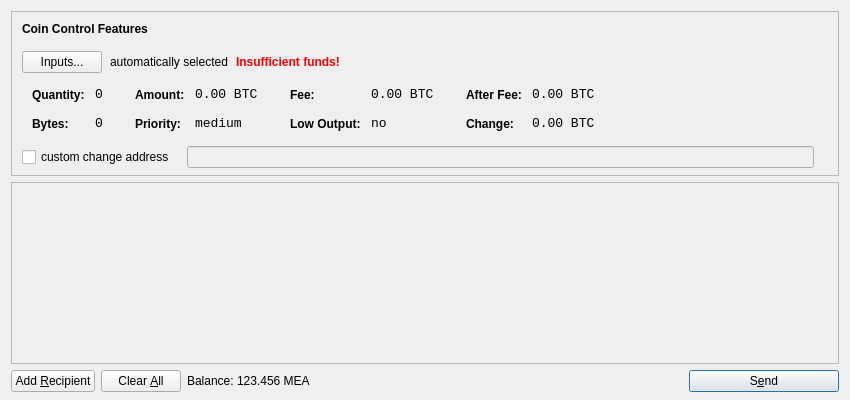
<?xml version="1.0" encoding="UTF-8"?>
<ui version="4.0">
 <class>SendCoinsDialog</class>
 <widget class="QDialog" name="SendCoinsDialog">
  <property name="geometry">
   <rect>
    <x>0</x>
    <y>0</y>
    <width>850</width>
    <height>400</height>
   </rect>
  </property>
  <property name="windowTitle">
   <string>Send Coins</string>
  </property>
  <layout class="QVBoxLayout" name="verticalLayout" stretch="0,1,0">
   <property name="bottomMargin">
    <number>8</number>
   </property>
   <item>
    <widget class="QFrame" name="frameCoinControl">
     <property name="sizePolicy">
      <sizepolicy hsizetype="Expanding" vsizetype="Expanding">
       <horstretch>0</horstretch>
       <verstretch>0</verstretch>
      </sizepolicy>
     </property>
     <property name="maximumSize">
      <size>
       <width>16777215</width>
       <height>16777215</height>
      </size>
     </property>
     <property name="frameShape">
      <enum>QFrame::StyledPanel</enum>
     </property>
     <property name="frameShadow">
      <enum>QFrame::Sunken</enum>
     </property>
     <layout class="QVBoxLayout" name="verticalLayoutCoinControl2">
      <property name="spacing">
       <number>-1</number>
      </property>
      <property name="leftMargin">
       <number>0</number>
      </property>
      <property name="topMargin">
       <number>0</number>
      </property>
      <property name="rightMargin">
       <number>0</number>
      </property>
      <property name="bottomMargin">
       <number>6</number>
      </property>
      <item>
       <layout class="QVBoxLayout" name="verticalLayoutCoinControl" stretch="0,0,0,0,1">
        <property name="spacing">
         <number>0</number>
        </property>
        <property name="leftMargin">
         <number>10</number>
        </property>
        <property name="topMargin">
         <number>10</number>
        </property>
        <item>
         <layout class="QHBoxLayout" name="horizontalLayoutCoinControl1">
          <property name="bottomMargin">
           <number>15</number>
          </property>
          <item>
           <widget class="QLabel" name="labelCoinControlFeatures">
            <property name="sizePolicy">
             <sizepolicy hsizetype="Preferred" vsizetype="Maximum">
              <horstretch>0</horstretch>
              <verstretch>0</verstretch>
             </sizepolicy>
            </property>
            <property name="font">
             <font>
              <weight>75</weight>
              <bold>true</bold>
             </font>
            </property>
            <property name="styleSheet">
             <string notr="true">font-weight:bold;</string>
            </property>
            <property name="text">
             <string>Coin Control Features</string>
            </property>
           </widget>
          </item>
         </layout>
        </item>
        <item>
         <layout class="QHBoxLayout" name="horizontalLayoutCoinControl2" stretch="0,0,0,0">
          <property name="spacing">
           <number>8</number>
          </property>
          <property name="bottomMargin">
           <number>10</number>
          </property>
          <item>
           <widget class="QPushButton" name="pushButtonCoinControl">
            <property name="styleSheet">
             <string notr="true"/>
            </property>
            <property name="text">
             <string>Inputs...</string>
            </property>
           </widget>
          </item>
          <item>
           <widget class="QLabel" name="labelCoinControlAutomaticallySelected">
            <property name="text">
             <string>automatically selected</string>
            </property>
            <property name="margin">
             <number>5</number>
            </property>
           </widget>
          </item>
          <item>
           <widget class="QLabel" name="labelCoinControlInsuffFunds">
            <property name="font">
             <font>
              <weight>75</weight>
              <bold>true</bold>
             </font>
            </property>
            <property name="styleSheet">
             <string notr="true">color:red;font-weight:bold;</string>
            </property>
            <property name="text">
             <string>Insufficient funds!</string>
            </property>
            <property name="margin">
             <number>5</number>
            </property>
           </widget>
          </item>
          <item>
           <spacer name="horizontalSpacerCoinControl">
            <property name="orientation">
             <enum>Qt::Horizontal</enum>
            </property>
            <property name="sizeHint" stdset="0">
             <size>
              <width>40</width>
              <height>1</height>
             </size>
            </property>
           </spacer>
          </item>
         </layout>
        </item>
        <item>
         <widget class="QWidget" name="widgetCoinControl" native="true">
          <property name="sizePolicy">
           <sizepolicy hsizetype="Preferred" vsizetype="Preferred">
            <horstretch>0</horstretch>
            <verstretch>0</verstretch>
           </sizepolicy>
          </property>
          <property name="minimumSize">
           <size>
            <width>0</width>
            <height>0</height>
           </size>
          </property>
          <property name="styleSheet">
           <string notr="true"/>
          </property>
          <layout class="QHBoxLayout" name="horizontalLayoutCoinControl5">
           <property name="margin">
            <number>0</number>
           </property>
           <item>
            <layout class="QHBoxLayout" name="horizontalLayoutCoinControl3" stretch="0,0,0,1">
             <property name="spacing">
              <number>20</number>
             </property>
             <property name="topMargin">
              <number>0</number>
             </property>
             <property name="bottomMargin">
              <number>10</number>
             </property>
             <item>
              <layout class="QFormLayout" name="formLayoutCoinControl1">
               <property name="horizontalSpacing">
                <number>10</number>
               </property>
               <property name="verticalSpacing">
                <number>14</number>
               </property>
               <property name="leftMargin">
                <number>10</number>
               </property>
               <property name="topMargin">
                <number>4</number>
               </property>
               <property name="rightMargin">
                <number>6</number>
               </property>
               <item row="0" column="0">
                <widget class="QLabel" name="labelCoinControlQuantityText">
                 <property name="styleSheet">
                  <string notr="true">font-weight:bold;</string>
                 </property>
                 <property name="text">
                  <string>Quantity:</string>
                 </property>
                 <property name="margin">
                  <number>0</number>
                 </property>
                </widget>
               </item>
               <item row="0" column="1">
                <widget class="QLabel" name="labelCoinControlQuantity">
                 <property name="font">
                  <font>
                   <family>Monospace</family>
                   <pointsize>10</pointsize>
                  </font>
                 </property>
                 <property name="cursor">
                  <cursorShape>IBeamCursor</cursorShape>
                 </property>
                 <property name="contextMenuPolicy">
                  <enum>Qt::ActionsContextMenu</enum>
                 </property>
                 <property name="text">
                  <string notr="true">0</string>
                 </property>
                 <property name="margin">
                  <number>0</number>
                 </property>
                 <property name="textInteractionFlags">
                  <set>Qt::LinksAccessibleByMouse|Qt::TextSelectableByKeyboard|Qt::TextSelectableByMouse</set>
                 </property>
                </widget>
               </item>
               <item row="1" column="0">
                <widget class="QLabel" name="labelCoinControlBytesText">
                 <property name="styleSheet">
                  <string notr="true">font-weight:bold;</string>
                 </property>
                 <property name="text">
                  <string>Bytes:</string>
                 </property>
                </widget>
               </item>
               <item row="1" column="1">
                <widget class="QLabel" name="labelCoinControlBytes">
                 <property name="font">
                  <font>
                   <family>Monospace</family>
                   <pointsize>10</pointsize>
                  </font>
                 </property>
                 <property name="cursor">
                  <cursorShape>IBeamCursor</cursorShape>
                 </property>
                 <property name="contextMenuPolicy">
                  <enum>Qt::ActionsContextMenu</enum>
                 </property>
                 <property name="text">
                  <string notr="true">0</string>
                 </property>
                 <property name="textInteractionFlags">
                  <set>Qt::LinksAccessibleByMouse|Qt::TextSelectableByKeyboard|Qt::TextSelectableByMouse</set>
                 </property>
                </widget>
               </item>
              </layout>
             </item>
             <item>
              <layout class="QFormLayout" name="formLayoutCoinControl2">
               <property name="horizontalSpacing">
                <number>10</number>
               </property>
               <property name="verticalSpacing">
                <number>14</number>
               </property>
               <property name="leftMargin">
                <number>6</number>
               </property>
               <property name="topMargin">
                <number>4</number>
               </property>
               <property name="rightMargin">
                <number>6</number>
               </property>
               <item row="0" column="0">
                <widget class="QLabel" name="labelCoinControlAmountText">
                 <property name="styleSheet">
                  <string notr="true">font-weight:bold;</string>
                 </property>
                 <property name="text">
                  <string>Amount:</string>
                 </property>
                 <property name="margin">
                  <number>0</number>
                 </property>
                </widget>
               </item>
               <item row="0" column="1">
                <widget class="QLabel" name="labelCoinControlAmount">
                 <property name="font">
                  <font>
                   <family>Monospace</family>
                   <pointsize>10</pointsize>
                  </font>
                 </property>
                 <property name="cursor">
                  <cursorShape>IBeamCursor</cursorShape>
                 </property>
                 <property name="contextMenuPolicy">
                  <enum>Qt::ActionsContextMenu</enum>
                 </property>
                 <property name="text">
                  <string notr="true">0.00 BTC</string>
                 </property>
                 <property name="textInteractionFlags">
                  <set>Qt::LinksAccessibleByMouse|Qt::TextSelectableByKeyboard|Qt::TextSelectableByMouse</set>
                 </property>
                </widget>
               </item>
               <item row="1" column="0">
                <widget class="QLabel" name="labelCoinControlPriorityText">
                 <property name="styleSheet">
                  <string notr="true">font-weight:bold;</string>
                 </property>
                 <property name="text">
                  <string>Priority:</string>
                 </property>
                </widget>
               </item>
               <item row="1" column="1">
                <widget class="QLabel" name="labelCoinControlPriority">
                 <property name="font">
                  <font>
                   <family>Monospace</family>
                   <pointsize>10</pointsize>
                  </font>
                 </property>
                 <property name="cursor">
                  <cursorShape>IBeamCursor</cursorShape>
                 </property>
                 <property name="contextMenuPolicy">
                  <enum>Qt::ActionsContextMenu</enum>
                 </property>
                 <property name="text">
                  <string>medium</string>
                 </property>
                 <property name="textInteractionFlags">
                  <set>Qt::LinksAccessibleByMouse|Qt::TextSelectableByKeyboard|Qt::TextSelectableByMouse</set>
                 </property>
                </widget>
               </item>
              </layout>
             </item>
             <item>
              <layout class="QFormLayout" name="formLayoutCoinControl3">
               <property name="horizontalSpacing">
                <number>10</number>
               </property>
               <property name="verticalSpacing">
                <number>14</number>
               </property>
               <property name="leftMargin">
                <number>6</number>
               </property>
               <property name="topMargin">
                <number>4</number>
               </property>
               <property name="rightMargin">
                <number>6</number>
               </property>
               <item row="0" column="0">
                <widget class="QLabel" name="labelCoinControlFeeText">
                 <property name="styleSheet">
                  <string notr="true">font-weight:bold;</string>
                 </property>
                 <property name="text">
                  <string>Fee:</string>
                 </property>
                 <property name="margin">
                  <number>0</number>
                 </property>
                </widget>
               </item>
               <item row="0" column="1">
                <widget class="QLabel" name="labelCoinControlFee">
                 <property name="font">
                  <font>
                   <family>Monospace</family>
                   <pointsize>10</pointsize>
                  </font>
                 </property>
                 <property name="cursor">
                  <cursorShape>IBeamCursor</cursorShape>
                 </property>
                 <property name="contextMenuPolicy">
                  <enum>Qt::ActionsContextMenu</enum>
                 </property>
                 <property name="text">
                  <string notr="true">0.00 BTC</string>
                 </property>
                 <property name="textInteractionFlags">
                  <set>Qt::LinksAccessibleByMouse|Qt::TextSelectableByKeyboard|Qt::TextSelectableByMouse</set>
                 </property>
                </widget>
               </item>
               <item row="1" column="0">
                <widget class="QLabel" name="labelCoinControlLowOutputText">
                 <property name="styleSheet">
                  <string notr="true">font-weight:bold;</string>
                 </property>
                 <property name="text">
                  <string>Low Output:</string>
                 </property>
                </widget>
               </item>
               <item row="1" column="1">
                <widget class="QLabel" name="labelCoinControlLowOutput">
                 <property name="font">
                  <font>
                   <family>Monospace</family>
                   <pointsize>10</pointsize>
                  </font>
                 </property>
                 <property name="cursor">
                  <cursorShape>IBeamCursor</cursorShape>
                 </property>
                 <property name="contextMenuPolicy">
                  <enum>Qt::ActionsContextMenu</enum>
                 </property>
                 <property name="text">
                  <string>no</string>
                 </property>
                 <property name="textInteractionFlags">
                  <set>Qt::LinksAccessibleByMouse|Qt::TextSelectableByKeyboard|Qt::TextSelectableByMouse</set>
                 </property>
                </widget>
               </item>
              </layout>
             </item>
             <item>
              <layout class="QFormLayout" name="formLayoutCoinControl4">
               <property name="horizontalSpacing">
                <number>10</number>
               </property>
               <property name="verticalSpacing">
                <number>14</number>
               </property>
               <property name="leftMargin">
                <number>6</number>
               </property>
               <property name="topMargin">
                <number>4</number>
               </property>
               <property name="rightMargin">
                <number>6</number>
               </property>
               <item row="0" column="0">
                <widget class="QLabel" name="labelCoinControlAfterFeeText">
                 <property name="styleSheet">
                  <string notr="true">font-weight:bold;</string>
                 </property>
                 <property name="text">
                  <string>After Fee:</string>
                 </property>
                 <property name="margin">
                  <number>0</number>
                 </property>
                </widget>
               </item>
               <item row="0" column="1">
                <widget class="QLabel" name="labelCoinControlAfterFee">
                 <property name="font">
                  <font>
                   <family>Monospace</family>
                   <pointsize>10</pointsize>
                  </font>
                 </property>
                 <property name="cursor">
                  <cursorShape>IBeamCursor</cursorShape>
                 </property>
                 <property name="contextMenuPolicy">
                  <enum>Qt::ActionsContextMenu</enum>
                 </property>
                 <property name="text">
                  <string notr="true">0.00 BTC</string>
                 </property>
                 <property name="textInteractionFlags">
                  <set>Qt::LinksAccessibleByMouse|Qt::TextSelectableByKeyboard|Qt::TextSelectableByMouse</set>
                 </property>
                </widget>
               </item>
               <item row="1" column="0">
                <widget class="QLabel" name="labelCoinControlChangeText">
                 <property name="styleSheet">
                  <string notr="true">font-weight:bold;</string>
                 </property>
                 <property name="text">
                  <string>Change:</string>
                 </property>
                </widget>
               </item>
               <item row="1" column="1">
                <widget class="QLabel" name="labelCoinControlChange">
                 <property name="font">
                  <font>
                   <family>Monospace</family>
                   <pointsize>10</pointsize>
                  </font>
                 </property>
                 <property name="cursor">
                  <cursorShape>IBeamCursor</cursorShape>
                 </property>
                 <property name="contextMenuPolicy">
                  <enum>Qt::ActionsContextMenu</enum>
                 </property>
                 <property name="text">
                  <string notr="true">0.00 BTC</string>
                 </property>
                 <property name="textInteractionFlags">
                  <set>Qt::LinksAccessibleByMouse|Qt::TextSelectableByKeyboard|Qt::TextSelectableByMouse</set>
                 </property>
                </widget>
               </item>
              </layout>
             </item>
            </layout>
           </item>
          </layout>
         </widget>
        </item>
        <item>
         <layout class="QHBoxLayout" name="horizontalLayoutCoinControl4" stretch="0,0,0">
          <property name="spacing">
           <number>12</number>
          </property>
          <property name="sizeConstraint">
           <enum>QLayout::SetDefaultConstraint</enum>
          </property>
          <property name="topMargin">
           <number>5</number>
          </property>
          <property name="rightMargin">
           <number>5</number>
          </property>
          <item>
           <widget class="QCheckBox" name="checkBoxCoinControlChange">
            <property name="text">
             <string>custom change address</string>
            </property>
           </widget>
          </item>
          <item>
           <widget class="QLineEdit" name="lineEditCoinControlChange">
            <property name="enabled">
             <bool>false</bool>
            </property>
            <property name="sizePolicy">
             <sizepolicy hsizetype="Expanding" vsizetype="Fixed">
              <horstretch>0</horstretch>
              <verstretch>0</verstretch>
             </sizepolicy>
            </property>
           </widget>
          </item>
          <item>
           <widget class="QLabel" name="labelCoinControlChangeLabel">
            <property name="sizePolicy">
             <sizepolicy hsizetype="Preferred" vsizetype="Expanding">
              <horstretch>0</horstretch>
              <verstretch>0</verstretch>
             </sizepolicy>
            </property>
            <property name="minimumSize">
             <size>
              <width>0</width>
              <height>0</height>
             </size>
            </property>
            <property name="text">
             <string/>
            </property>
            <property name="margin">
             <number>3</number>
            </property>
           </widget>
          </item>
         </layout>
        </item>
        <item>
         <spacer name="verticalSpacerCoinControl">
          <property name="orientation">
           <enum>Qt::Vertical</enum>
          </property>
          <property name="sizeHint" stdset="0">
           <size>
            <width>800</width>
            <height>1</height>
           </size>
          </property>
         </spacer>
        </item>
       </layout>
      </item>
     </layout>
    </widget>
   </item>
   <item>
    <widget class="QScrollArea" name="scrollArea">
     <property name="widgetResizable">
      <bool>true</bool>
     </property>
     <widget class="QWidget" name="scrollAreaWidgetContents">
      <property name="geometry">
       <rect>
        <x>0</x>
        <y>0</y>
        <width>830</width>
        <height>165</height>
       </rect>
      </property>
      <layout class="QVBoxLayout" name="verticalLayout_2">
       <property name="margin">
        <number>0</number>
       </property>
       <item>
        <layout class="QVBoxLayout" name="entries">
         <property name="spacing">
          <number>6</number>
         </property>
        </layout>
       </item>
       <item>
        <spacer name="verticalSpacer">
         <property name="orientation">
          <enum>Qt::Vertical</enum>
         </property>
         <property name="sizeHint" stdset="0">
          <size>
           <width>20</width>
           <height>40</height>
          </size>
         </property>
        </spacer>
       </item>
      </layout>
     </widget>
    </widget>
   </item>
   <item>
    <layout class="QHBoxLayout" name="horizontalLayout">
     <item>
      <widget class="QPushButton" name="addButton">
       <property name="toolTip">
        <string>Send to multiple recipients at once</string>
       </property>
       <property name="text">
        <string>Add &amp;Recipient</string>
       </property>
       <property name="icon">
        <iconset resource="../bitcoin.qrc">
         <normaloff>:/icons/add</normaloff>:/icons/add</iconset>
       </property>
       <property name="autoDefault">
        <bool>false</bool>
       </property>
      </widget>
     </item>
     <item>
      <widget class="QPushButton" name="clearButton">
       <property name="sizePolicy">
        <sizepolicy hsizetype="Minimum" vsizetype="Fixed">
         <horstretch>0</horstretch>
         <verstretch>0</verstretch>
        </sizepolicy>
       </property>
       <property name="toolTip">
        <string>Remove all transaction fields</string>
       </property>
       <property name="text">
        <string>Clear &amp;All</string>
       </property>
       <property name="icon">
        <iconset resource="../bitcoin.qrc">
         <normaloff>:/icons/remove</normaloff>:/icons/remove</iconset>
       </property>
       <property name="autoRepeatDelay">
        <number>300</number>
       </property>
       <property name="autoDefault">
        <bool>false</bool>
       </property>
      </widget>
     </item>
     <item>
      <layout class="QHBoxLayout" name="horizontalLayout_2">
       <property name="spacing">
        <number>3</number>
       </property>
       <item>
        <widget class="QLabel" name="label">
         <property name="text">
          <string>Balance:</string>
         </property>
        </widget>
       </item>
       <item>
        <widget class="QLabel" name="labelBalance">
         <property name="cursor">
          <cursorShape>IBeamCursor</cursorShape>
         </property>
         <property name="text">
          <string>123.456 MEA</string>
         </property>
         <property name="textInteractionFlags">
          <set>Qt::LinksAccessibleByMouse|Qt::TextSelectableByKeyboard|Qt::TextSelectableByMouse</set>
         </property>
        </widget>
       </item>
      </layout>
     </item>
     <item>
      <spacer name="horizontalSpacer">
       <property name="orientation">
        <enum>Qt::Horizontal</enum>
       </property>
       <property name="sizeHint" stdset="0">
        <size>
         <width>40</width>
         <height>20</height>
        </size>
       </property>
      </spacer>
     </item>
     <item>
      <widget class="QPushButton" name="sendButton">
       <property name="minimumSize">
        <size>
         <width>150</width>
         <height>0</height>
        </size>
       </property>
       <property name="toolTip">
        <string>Confirm the send action</string>
       </property>
       <property name="text">
        <string>S&amp;end</string>
       </property>
       <property name="icon">
        <iconset resource="../bitcoin.qrc">
         <normaloff>:/icons/send</normaloff>:/icons/send</iconset>
       </property>
       <property name="default">
        <bool>true</bool>
       </property>
      </widget>
     </item>
    </layout>
   </item>
  </layout>
 </widget>
 <resources>
  <include location="../bitcoin.qrc"/>
 </resources>
 <connections/>
</ui>
